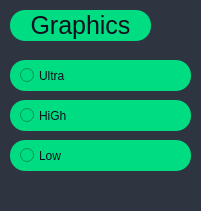
              <widget class="QFrame" name="frame_9">
               <property name="geometry">
                <rect>
                 <x>10</x>
                 <y>240</y>
                 <width>201</width>
                 <height>211</height>
                </rect>
               </property>
               <property name="styleSheet">
                <string notr="true">background-color: #2E3440;
border-radius: 15px;</string>
               </property>
               <property name="frameShape">
                <enum>QFrame::StyledPanel</enum>
               </property>
               <property name="frameShadow">
                <enum>QFrame::Raised</enum>
               </property>
               <widget class="QLabel" name="label_6">
                <property name="geometry">
                 <rect>
                  <x>10</x>
                  <y>10</y>
                  <width>141</width>
                  <height>31</height>
                 </rect>
                </property>
                <property name="styleSheet">
                 <string notr="true">font: 8pt &quot;Nasalization&quot;;
color: #0f111e;
background-color: #00dc82;
font-size: 25px;
border-radius: 15px;
</string>
                </property>
                <property name="text">
                 <string>Graphics</string>
                </property>
                <property name="alignment">
                 <set>Qt::AlignCenter</set>
                </property>
               </widget>
               <widget class="QRadioButton" name="radioButton_12">
                <property name="geometry">
                 <rect>
                  <x>10</x>
                  <y>60</y>
                  <width>181</width>
                  <height>31</height>
                 </rect>
                </property>
                <property name="styleSheet">
                 <string notr="true">font: 12pt &quot;Nasalization&quot;;
color: #0f111e;
spacing: 5px;
border-radius:15px;
background-color: #00dc82;
padding: 10px;</string>
                </property>
                <property name="text">
                 <string>Ultra</string>
                </property>
               </widget>
               <widget class="QRadioButton" name="radioButton_13">
                <property name="geometry">
                 <rect>
                  <x>10</x>
                  <y>140</y>
                  <width>181</width>
                  <height>31</height>
                 </rect>
                </property>
                <property name="styleSheet">
                 <string notr="true">font: 12pt &quot;Nasalization&quot;;
color: #0f111e;
spacing: 5px;
border-radius:15px;
background-color: #00dc82;
padding: 10px;</string>
                </property>
                <property name="text">
                 <string>Low</string>
                </property>
               </widget>
               <widget class="QRadioButton" name="radioButton_14">
                <property name="geometry">
                 <rect>
                  <x>10</x>
                  <y>100</y>
                  <width>181</width>
                  <height>31</height>
                 </rect>
                </property>
                <property name="styleSheet">
                 <string notr="true">font: 12pt &quot;Nasalization&quot;;
color: #0f111e;
spacing: 5px;
border-radius:15px;
background-color:#00dc82;
padding: 10px;</string>
                </property>
                <property name="text">
                 <string>HiGh</string>
                </property>
               </widget>
              </widget>
